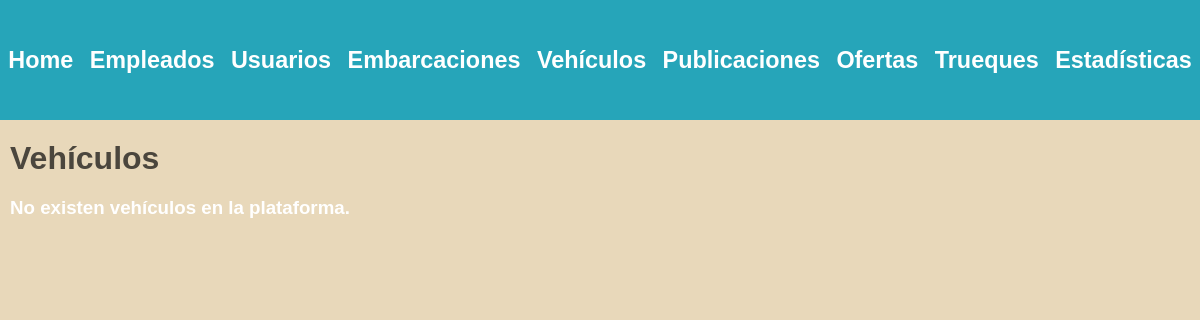
/administrador/vehiculos/ (signed in), run on an earlier commit of the app's database.
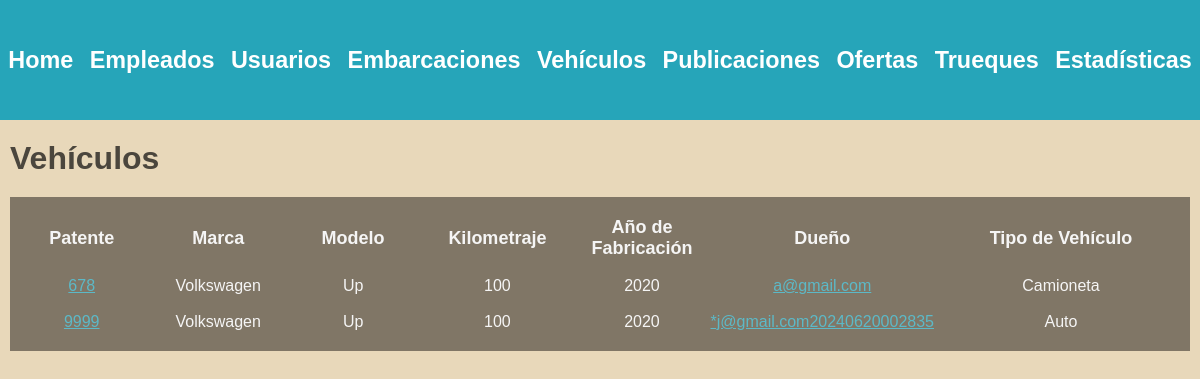
And on a later commit of the database.
### vehiculos/models.py (models this page shows)
class Vehiculo(models.Model):
    patente = models.CharField(max_length=100, unique=True)
    marca = models.CharField(max_length=100)
    modelo = models.CharField(max_length=100)
    tipo = models.ForeignKey(TipoVehiculo, on_delete=models.SET_NULL, null=True)
    año_fabricacion = models.DecimalField(max_digits=4, decimal_places=0, default=2000)
    kilometraje = models.DecimalField(max_digits=10, decimal_places=0, default=0)
    dueño = models.ForeignKey(Usuario, on_delete=models.CASCADE)

class TipoVehiculo(models.Model):
    clase = models.CharField(max_length=50, unique=True)

### usuarios/models.py (models this page shows, shortened)
class Usuario(AbstractBaseUser, PermissionsMixin):
    nombre = models.CharField(max_length=50)
    apellido = models.CharField(max_length=50)
    fecha_nacimiento = models.DateField()
    telefono = models.CharField(max_length=13)
    mail = models.EmailField(max_length=50, unique=True)
    password = models.CharField(max_length=128)
    is_staff= models.BooleanField(default=False)
    is_blocked= models.BooleanField(default=False)
    USERNAME_FIELD = 'mail'
    REQUIRED_FIELDS = ['nombre', 'apellido', 'fecha_nacimiento', 'telefono']

### administrador/views.py (the view)
# urls.py: path('administrador/vehiculos/', views.listar_vehiculos, name='lista vehiculos'),
@login_required(login_url=reverse_lazy('home'))
def listar_vehiculos(request):
    user = request.user
    if not user.is_superuser:
        return redirect('home')
    vehiculos = Vehiculo.objects.exclude(patente__startswith='*')
    return render(request, 'vehicles.html', {'vehiculos': vehiculos})

### autenticacion/backend.py (called while the page is built)
    def get_user(self, user_id):
        UserModel = get_user_model()
        try:
            return UserModel.objects.get(pk=user_id)
        except UserModel.DoesNotExist:
            return None

### administrador/templates/vehicles.html (shortened to what this page needs)
{% extends 'layouts/navbar.html' %}
{% block content %}
<div class="header">
    <h1>Vehículos</h1>
</div>
{% if vehiculos %}
    <table>
        <thead>
            <tr>
                <th>Patente</th>
                <th>Marca</th>
                <th>Modelo</th>
                <th>Kilometraje</th>
                <th>Año de Fabricación</th>
                <th>Dueño</th>
                <th>Tipo de Vehículo</th>
            </tr>
        </thead>
        <tbody>
            {% for vehiculo in vehiculos %}
                <tr>
                    <td>
                        <a href="{% url 'ver detalle vehiculo' vehiculo.id 0 %}"> {{vehiculo.patente}} </a>
                    </td>
                    <td>{{ vehiculo.marca }}</td>
                    <td>{{ vehiculo.modelo }}</td>
                    <td>{{ vehiculo.kilometraje }}</td>
                    <td>{{ vehiculo.año_fabricacion }}</td>
                    <td>
                        <a href="{% url 'ver perfil' vehiculo.dueño.id %}"> {{vehiculo.dueño}} </a>
                    </td>
                    <td>{{ vehiculo.tipo.clase }}</td>
                </tr>
            {% endfor %}
        </tbody>
    </table>
{% else %}
    <h3>No existen vehículos en la plataforma.</h3>
{% endif %}
{% endblock %}

What changed in the data, as far as the page shows it:
added Vehiculo: patente "678", marca "Volkswagen", modelo "Up", kilometraje "100", año_fabricacion "2020", dueño "a@gmail.com", tipo.clase "Camioneta"
added Vehiculo: patente "9999", marca "Volkswagen", modelo "Up", kilometraje "100", año_fabricacion "2020", dueño "*j@gmail.com20240620002835", tipo.clase "Auto"
Also different on the page:
text no longer shown: "No existen vehículos en la plataforma."
text now shown: "Patente Marca Modelo Kilometraje Año de Fabricación Dueño Tipo de Vehículo"
